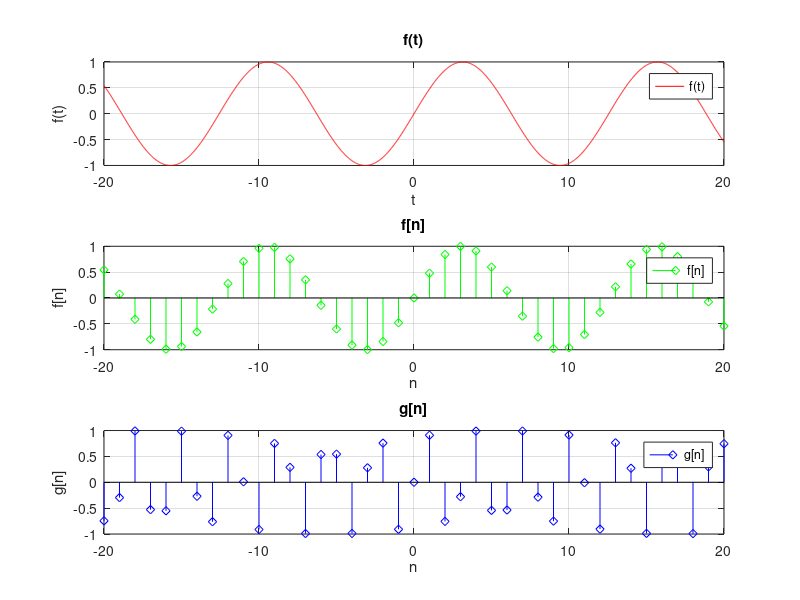
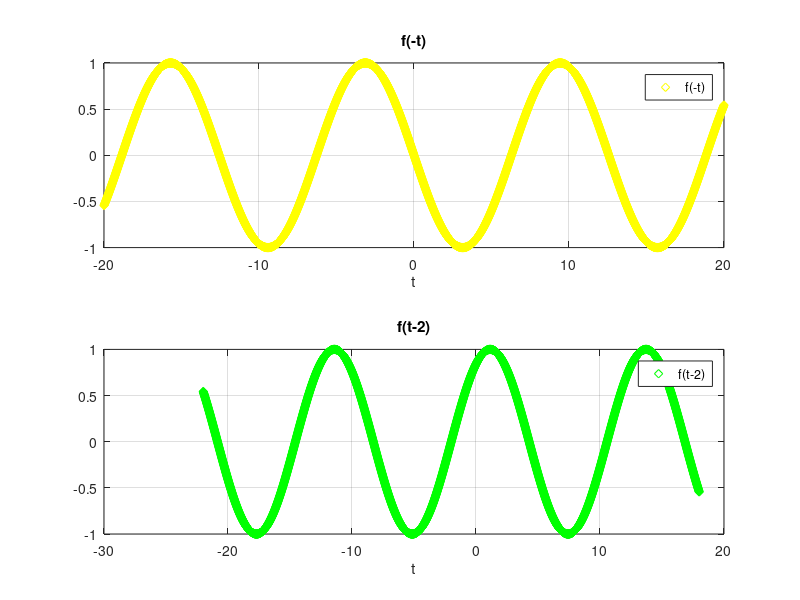

The MATLAB script that drew these images, in order:
%201500127 Δημήτρης Ορεινός Εργασία 1


t=[-20:0.01:20];
% Αρχικά ορίζουμε τα σήματα f(t)=sin(t/2),όπου για το χρόνο t ισχύει ότι
% t=[-20,20],(ορίζοντας ένα διάνυσμα χρόνου),αλλά και το σήμα f[n]=sin(n/2), όπου για το χρόνο n ισχύει ότι
% n=[-20,-19,-18,-17,.......,0,.......17,18,19,20],(ορίζοντας πάλι ένα
% διάνυσμα χρόνου).

n1=[-20:20];

n2=[-20:20];


f1=sin(t/2);


f2=sin(n1/2);

figure %Ύστερα χρησιμοποιώντας την εντολή figure,ανοίγουμε  ένα νέο παράθυρο σχεδίασης. 

subplot(3,1,1)%Χρησιμοποιούμε την εντολή subplot(m,n,p) για να το χωρίσουμε το παράθυρο σχεδίασης που μόλις δημιουργησαμε
%σε 3 παράθυρα σχεδίασης όπου το καθένα θα έχει από ένα
%γράφημα.(Ο τελευταίος δείκτης p
%ορίζει ποιο παράθυρο κάθε φορά είναι ανοιχτό). 
 

 
plot(t,f1,'r')%Σχεδιάζουμε στο πρώτο παράθυρο το σήμα f(t),χρησιμοποιώντας την εντολή plot(x,y),
%όπου σαν ανεξάρτητη μεταβλητή x,θα θεωρήσουμε το χρόνο t και σαν
%εξαρτημένη μεταβλητή y, τις τιμές του σήματος f(t), για κάθε τιμή του
%χρόνου t.

grid 

ylabel('f(t)'), xlabel('t'), legend('f(t)'), title('f(t)')%Μετά με τη χρήση των εντολών ylabel('text'), xlabel('text'), legend('text'), title('text'), 
%εισάγουμε κατάλληλους τίτλους αξόνων και γραφήματος, λεζάντα, πλέγμα και
%βαθμολόγηση αξόνων για τo γράφημα του σήματος f(t)


subplot(3,1,2)




stem(n1,f2,'dg')%Σχεδιάζουμε στο δεύτερο παράθυρο το σήμα f[n],χρησιμοποιώντας την εντολή stem(x,y),
%για την οποία ισχύει ότι ακριβώς ισχύει για την εντολή plot(x,y),
%όπου σαν ανεξάρτητη μεταβλητή x,θα θεωρήσουμε το χρόνο n και σαν
%εξαρτημένη μεταβλητή y, τις τιμές του σήματος f[n], για κάθε τιμή του
%χρόνου n.

grid



ylabel('f[n]'), xlabel('n'), legend('f[n]'), title('f[n]')%Μετά με τη χρήση των εντολών 
%ylabel('text'), xlabel('text'), legend('text'), title('text'), 
%εισάγουμε κατάλληλους τίτλους αξόνων και γραφήματος, λεζάντα, πλέγμα και
%βαθμολόγηση αξόνων για τo γράφημα του σήματος f[n].



g=sin(2*n2);% Ορίζουμε στο χρόνο n μέσω ενός διανύσματος χρόνου, n2=[-20,-19,-18,-17,......0,......17,18,19,20]
% το σήμα g[n]=sin(2*n)


subplot(3,1,3)

stem(n2,g,'db')%Σχεδιάζουμε στο τρίτο παράθυρο το σήμα g[n],χρησιμοποιώντας την εντολή stem(x,y),
%όπου σαν ανεξάρτητη μεταβλητή x,θα νθεωρήσουμε το χρόνο n και σαν
%εξαρτημένη μεταβλητή y, τις τιμές του σήματος g[n], για κάθε τιμή του
%χρόνου n.
%Συγκρίνοντας τα διαγράμματα των σημάτων f[n] και g[n], παρατηρούμε ότι συσχετίζονται
%μεταξύ τους με δύο τρόπους σκέψης, βαζιζόμενοι στην ιδιότητα των σημάτων, για τη κλιμάκωση στο χρόνο:

%α)Το σήμα g[n] ,παρατηρούμε ότιισχύει πώς 2*n=4*(n/2),άρα sin(2*n)=sin(4*(n/2)).Αυτό σημαίνει πως ο παράγοντας 
%κλιμακώσεως στο χρόνο a, θα είναι a=4>1.’ρα μπορούμε να πόυμε ότι το σήμα g[n] 
%είναι μία συμπιεσμένη εκδοχή  του σήματος f[n] στο χρόνο n.
%Αυτό συνεπάγεται ότι αν χρησιμοποιήσουμε την εντολή downsample(f2,4), τότε θα προκύψει
%μια υποδειγματοληπτημένη εκδοχή του σήματος f[n]=sin(n/2), g[n]=sin(2*n).
%(Επίσης θα μπορούσαμε να  πολλαπλασιάσουμε το χρόνο
%n1 στην εντολή stem(n1,f2) ,με τον αριθμό 1/4 (stem((1/4)*n1,f2), αλλά
%συνήθως χρησιμοποιούμε την εντολή downsample(f2,4)).

%βΤο σήμα f[n] ,παρατηρούμε ότιισχύει πώς n/2=(2*n)/4,άρα sin(n/2)=sin((2*n)/4).Αυτό σημαίνει πως ο παράγοντας 
%κλιμακώσεως στο χρόνο a, θα είναι a=1/4<1.’ρα μπορούμε να πόυμε ότι το σήμα g[n] 
%είναι μία συμπιεσμένη εκδοχή  του σήματος f[n] στο χρόνο n.
%Αυτό συνεπάγεται ότι αν πολλαπλασιάσω το χρόνο n2 στην εντολή stem(n2,g) ,με τον αριθμό 4 (stem(4*n2,g) ή
%καλύτερα αν χρησιμοποιήσουμε την εντολή upsample(g,4), τότε θα προκύψει
%μια υπερδειγματοληπτημένη εκδοχή του σήματος g[n]=sin(2*n), f[n]=sin(n/2).
%(Επίσης θα μπορούσαμε να  πολλαπλασιάσουμε το χρόνο
%n2 στην εντολή stem(n1,g) ,με τον αριθμό 1/4 (stem((1/4)*n2,g), αλλά
%συνήθως χρησιμοποιούμε την εντολή upsample(g,4)).


grid

ylabel('g[n]'), xlabel('n'), legend('g[n]'), title('g[n]')%Μετά με τη χρήση των εντολών 
%Μέσω των εντολών ylabel('text'), xlabel('text'), legend('text'), title('text'), 
%εισάγουμε κατάλληλους τίτλους αξόνων και γραφήματος, λεζάντα, πλέγμα και
%βαθμολόγηση αξόνων για τo γράφημα του σήματος g[n].


figure%Ύστερα χρησιμοποιώντας πάλι την εντολή figure, ανοίγουμε ένα νέο παράθυρο σχεδίασης.

subplot(2,1,1)%Το παραπάνω παράθυρο σχεδίασης,χρησιμοποιώντας την εντολή subplot, το χωρίζουμε σε δύο παράθυρα.



plot (-t,f1,'dy')%Στο πρώτο παράθυρο σχεδίασης σχεδιάζουμε το σήμα f(-t),που είναι σε σχέση με το αρχικό σήμα f(t)
%,ανεστραμμένο ως προς το χρόνο, που το σχεδιάζουμε βάζοντας t αντί για -t, στην εντολή plot(t,f1).  
grid

legend ('f(-t)'), xlabel('t'), legend('f(-t)'), title('f(-t)')%Μέσω των εντολών ylabel('text'), xlabel('text'),
%legend('text'), title('text'), εισάγουμε κατάλληλους τίτλους αξόνων και γραφήματος, λεζάντα, πλέγμα και
%βαθμολόγηση αξόνων για τo γράφημα του σήματος f(-t).



subplot (2,1,2)


plot (t-2,f1,'dg')%Στο πρώτο παράθυρο σχεδίασης σχεδιάζουμε το σήμα f(t-2),που είναι σε σχέση με το 
%αρχικό σήμα f(t)ως προς το χρόνο μετατοπισμένο προς τα αριστερά κατα δύο
%χρονικές μονάδες,και επειδή το χρονικό βήμα μετατόπισης t0(t0=2>0)είναι
%θετικό τότε λέμε ότι έχουμε χρονική υστέρηση.
%που το σχεδιάζουμε αφαιρώντας από το χρόνο t 2 χρονικές μονάδες, στην εντολή plot(t-2,f1).

grid

legend ('f(t-2)'),xlabel('t'),legend('f(t-2)'), title('f(t-2)')%Μέσω των εντολών ylabel('text'), xlabel('text'),
%legend('text'), title('text'), εισάγουμε κατάλληλους τίτλους αξόνων και γραφήματος, λεζάντα, πλέγμα και
%βαθμολόγηση αξόνων για τo γράφημα του σήματος f(t-2).
